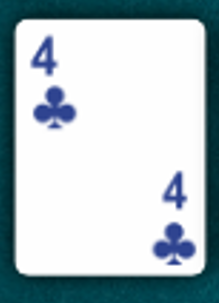
#> input picture app/test/photo_cards/card_hand/1.png, 219 x 303 px
$ python -i frame_stability.py   (imports and definitions only)
#> lines starting #> are read from the running program, lines starting #| are printed output that depends on the picture; after the words box and inside, x2 and y2 are one past the last pixel; in counts of white or black regions, pixels touching at a corner belong together
#> further down, picture is the input picture: shape (303, 219, 3); mean B, G, R 197.2, 192, 177.3
import cv2
import numpy as np


class CenterRegionFilter:

    def __init__(
        self,
        width_ratio: float = 0.45,
        height_ratio: float = 0.12,
        pixel_threshold: int = 20,
        change_ratio_threshold: float = 0.01,
    ):
        self.width_ratio = width_ratio
        self.height_ratio = height_ratio

        self.pixel_threshold = pixel_threshold
        self.change_ratio_threshold = change_ratio_threshold

        self._previous_roi = None

    def has_changed(self, frame: np.ndarray) -> bool:
        roi = self._extract_roi(frame)
        roi = self._preprocess(roi)

        if self._previous_roi is None:
            self._previous_roi = roi
            return True

        diff = cv2.absdiff(self._previous_roi, roi)

        changed_pixels = np.count_nonzero(diff > self.pixel_threshold)

        change_ratio = changed_pixels / diff.size

        if change_ratio >= self.change_ratio_threshold:
            self._previous_roi = roi
            return True

        return False

    def _extract_roi(self, frame: np.ndarray) -> np.ndarray:

        height, width = frame.shape[:2]
#> height = 303; width = 219

        center_x = width // 2
#> center_x = 109
        center_y = height // 2
#> center_y = 151

        roi_width = int(width * self.width_ratio)
#> roi_width = 98

        roi_height = int(height * self.height_ratio)
#> roi_height = 36

        x1 = center_x - roi_width // 2
#> x1 = 60
        x2 = center_x + roi_width // 2
#> x2 = 158

        y1 = center_y - roi_height // 2
#> y1 = 133
        y2 = center_y + roi_height // 2
#> y2 = 169

        return frame[y1:y2, x1:x2]

    @staticmethod
    def _preprocess(roi: np.ndarray) -> np.ndarray:

        gray = cv2.cvtColor(roi, cv2.COLOR_BGR2GRAY)
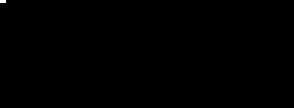
#> gray: shape (36, 98) (shown 3 times larger); values 254 (black) and 255 (white), 0.06% white in thin lines or dots, all inside (x1, y1, x2, y2) = (0, 0, 2, 1)

        return cv2.GaussianBlur(gray, (5, 5), 0)
#> returned value: shape (36, 98); every value is 254

    def draw_debug(self, frame: np.ndarray) -> np.ndarray:

        debug_frame = frame.copy()

        height, width = frame.shape[:2]

        center_x = width // 2
        center_y = height // 2

        roi_width = int(width * self.width_ratio)

        roi_height = int(height * self.height_ratio)

        x1 = center_x - roi_width // 2
        y1 = center_y - roi_height // 2

        x2 = center_x + roi_width // 2
        y2 = center_y + roi_height // 2

        cv2.rectangle(debug_frame, (x1, y1), (x2, y2), (0, 255, 0), 2)

        cv2.circle(debug_frame, (center_x, center_y), 3, (0, 0, 255), -1)

        return debug_frame

>>> import cv2
>>> picture = cv2.imread('../test/photo_cards/card_hand/1.png')
>>> result = CenterRegionFilter().has_changed(picture)
#> result = True
